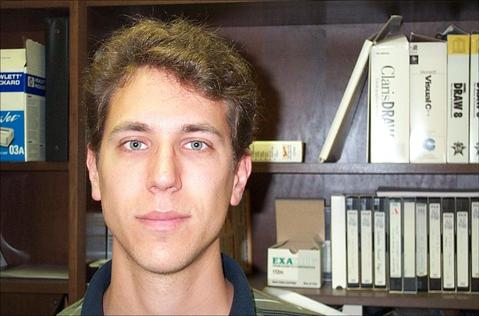
#> input picture data/caltech-101/101_ObjectCategories/Faces/image_0044.jpg, 479 x 316 px
$ python -i process.py   (imports and definitions only)
#> lines starting #> are read from the running program, lines starting #| are printed output that depends on the picture
import cv2
from skimage import img_as_float, transform
from skimage.feature import ORB, hog
import numpy as np
import matplotlib.pyplot as plt

SIFT_FEATURES = 128

def equalize_image(image, normalize=False):
    '''
    Equalize an image.

    Parameters:
        image: numpy.ndarray
            Input image.
        normalize: bool
            Whether to normalize the image.
    Returns:
        equalized image: numpy.ndarray
    '''
    if normalize:
        image = np.uint8(cv2.normalize(image, None, 0, 255, cv2.NORM_MINMAX))
    if len(image.shape) == 3:
        image = cv2.cvtColor(image, cv2.COLOR_BGR2GRAY)

    image = cv2.equalizeHist(image)
    return image

# [13 lines left out: function denoise_image, not called in this run]

def process_image(image, denoise:bool=False, equalize:bool=True, resize:bool=False, img_resize:tuple=(64, 64),
                  diff_of_gaussian:bool=False):
    '''
    Process an image, converting it to grayscale, resizing it, denoising it, equalizing it and applying a difference of Gaussian filter.

    Parameters:
        image: numpy.ndarray
            Input image.
        denoise: bool
            Whether to denoise the image.
        equalize: bool
            Whether to equalize the image.
        resize: bool
            Whether to resize the image.
        img_resize: tuple
            Size of the resized image.
        diff_of_gaussian: bool
            Whether to apply a difference of Gaussian filter.
    Returns:
        processed image: numpy.ndarray
    '''

    if denoise:
        image = denoise_image(image)
        image = np.uint8(cv2.normalize(image, None, 0, 255, cv2.NORM_MINMAX))

    if len(image.shape) != 2:
        image = cv2.cvtColor(image, cv2.COLOR_BGR2GRAY)

    if resize:
        image = cv2.resize(image, img_resize)

    if equalize:
        image = equalize_image(image)

    if diff_of_gaussian:
        image = cv2.adaptiveThreshold(image, 255, cv2.ADAPTIVE_THRESH_GAUSSIAN_C, cv2.THRESH_BINARY, 11, 2)

    return image

# [115 lines left out: functions show_image_with_keypoints, extract_SIFT_features, extract_ORB_features, extract_HOG_features, not called in this run]

>>> import cv2
>>> picture = cv2.imread('../data/caltech-101/101_ObjectCategories/Faces/image_0044.jpg')
#> picture is the input picture: shape (316, 479, 3); mean B, G, R 106.4, 117.6, 132
>>> result = process_image(picture)
#> in process_image, `image = cv2.cvtColor(image, cv2.COLOR_BGR2GRAY)`:
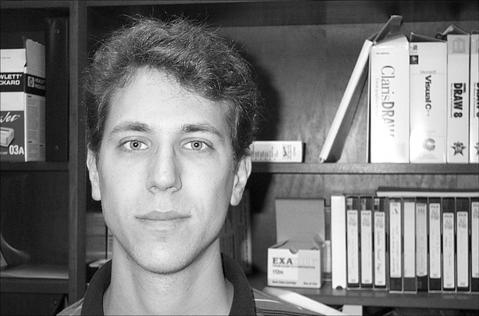
#> image: shape (316, 479); min 0, max 255, mean 120.6
#> in equalize_image, `image = cv2.equalizeHist(image)`:
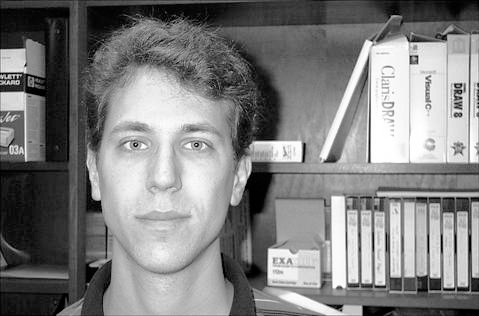
#> image: shape (316, 479); min 0, max 255, mean 128.1

$ run again, on data/caltech-101/101_ObjectCategories/Faces/image_0058.jpg
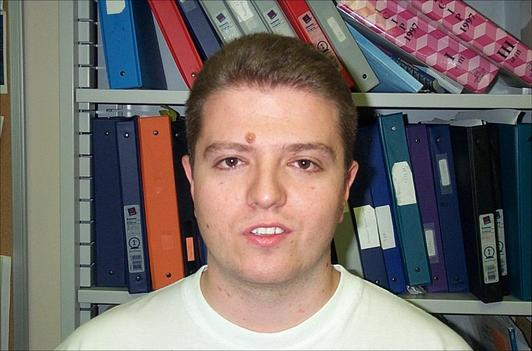
#> input picture data/caltech-101/101_ObjectCategories/Faces/image_0058.jpg, 532 x 351 px
#> picture is the input picture: shape (351, 532, 3); mean B, G, R 106.2, 110, 119.9
#> in process_image, `image = cv2.cvtColor(image, cv2.COLOR_BGR2GRAY)`:
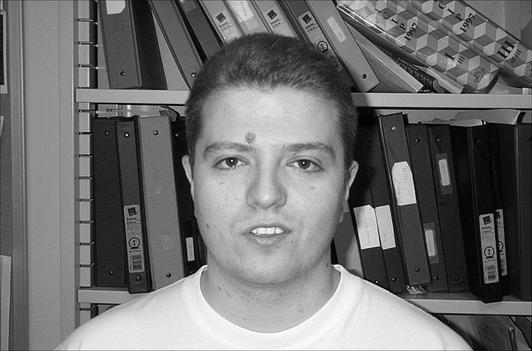
#> image: shape (351, 532); min 0, max 254, mean 112.5
#> in equalize_image, `image = cv2.equalizeHist(image)`:
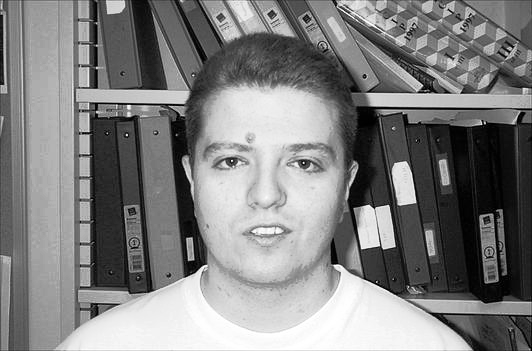
#> image: shape (351, 532); min 0, max 255, mean 128.1

$ run again, on data/caltech-101/101_ObjectCategories/Faces/image_0104.jpg
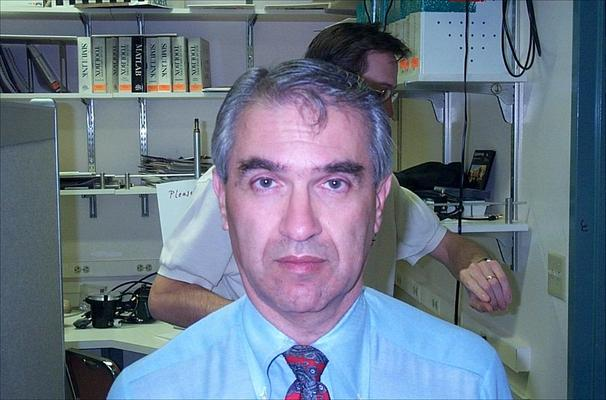
#> input picture data/caltech-101/101_ObjectCategories/Faces/image_0104.jpg, 606 x 400 px
#> picture is the input picture: shape (400, 606, 3); mean B, G, R 135.8, 118.9, 106
#> in process_image, `image = cv2.cvtColor(image, cv2.COLOR_BGR2GRAY)`:
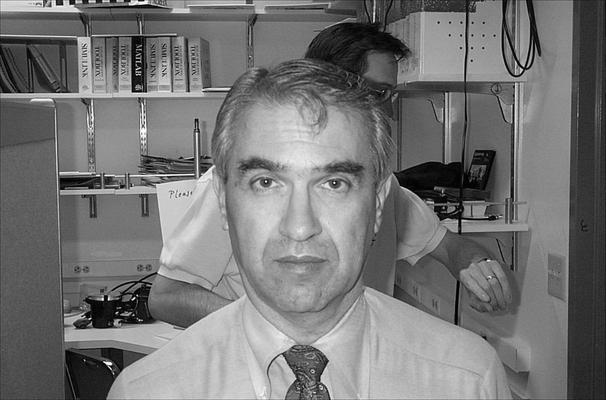
#> image: shape (400, 606); min 0, max 253, mean 117
#> in equalize_image, `image = cv2.equalizeHist(image)`:
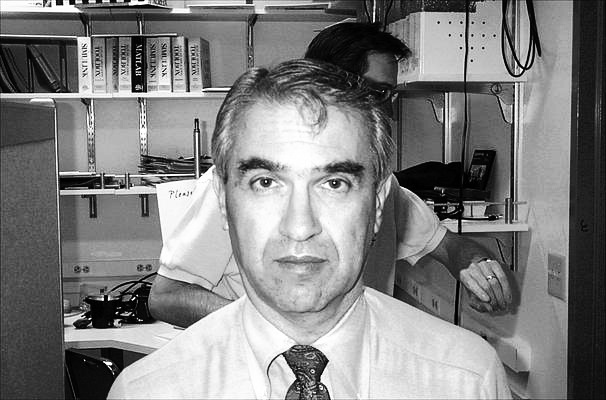
#> image: shape (400, 606); min 0, max 255, mean 128.2

$ run again, on data/caltech-101/101_ObjectCategories/Faces/image_0111.jpg
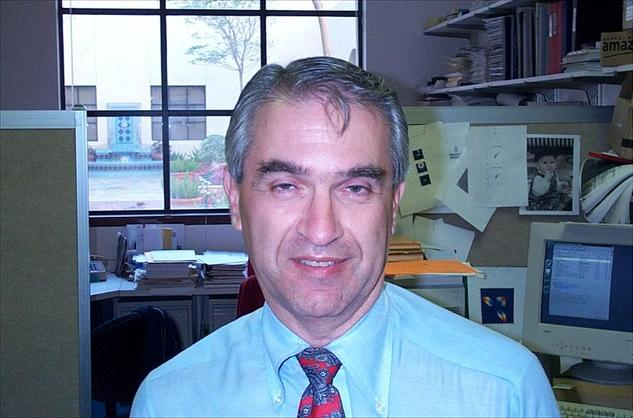
#> input picture data/caltech-101/101_ObjectCategories/Faces/image_0111.jpg, 633 x 418 px
#> picture is the input picture: shape (418, 633, 3); mean B, G, R 142.3, 121.7, 108.9
#> in process_image, `image = cv2.cvtColor(image, cv2.COLOR_BGR2GRAY)`:
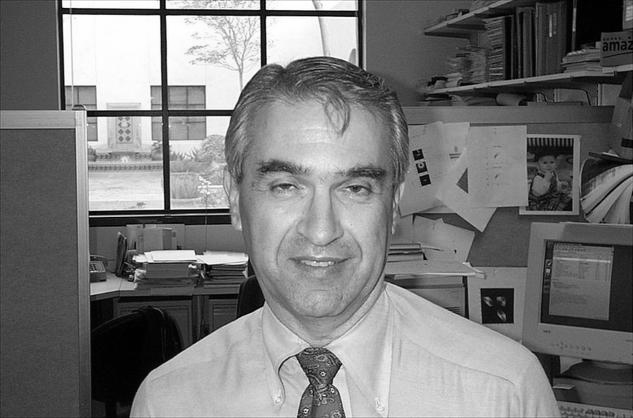
#> image: shape (418, 633); min 0, max 255, mean 120.2
